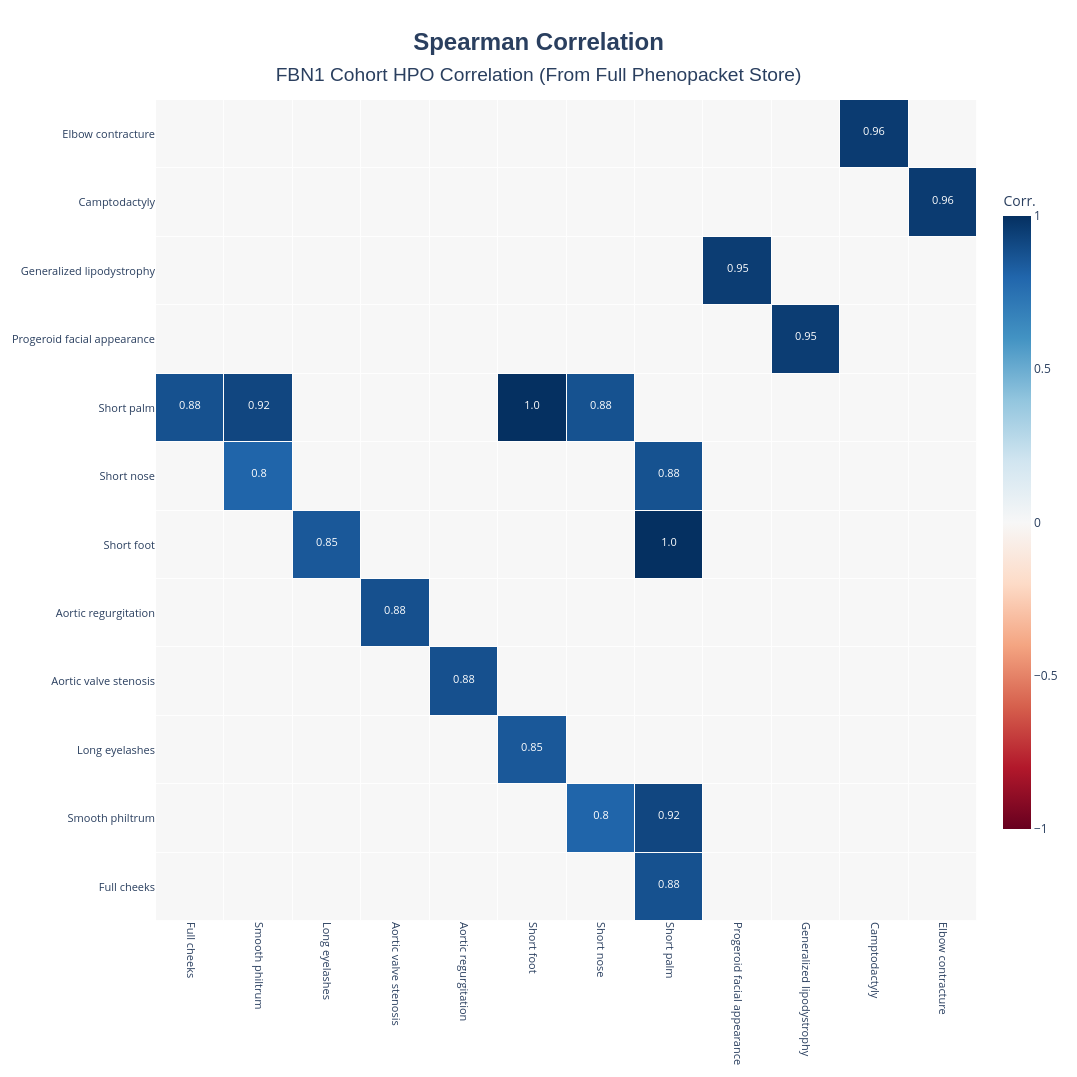

Write notebook code for a chart like this one.
### Markdown cell above
##### **Analyzing Data and Ploting the Heatmap**

### Code cell
correlation_type = CorrelationType.SPEARMAN
# Initialize the HPO statistics analyzer with the filtered HPO matrix and target matrix
hpo_analyzer = HPOStatisticsAnalyzer(
    (all_hpo_matrix_filtered,target_hpo_matrix[1]), 
    min_individuals_for_correlation_test=30)

# Compute the correlation and p-value matrices using Spearman correlation
hpo_analyzer.compute_correlation_matrix(correlation_type, n_jobs=32)
hpo_analyzer.save_correlation_results(
    output_file='hpo_correlation_results_fbn1_full_store.csv'
)
# Plot the correlation heatmap with significance markers
hpo_analyzer.plot_correlation_heatmap_with_significance(
    correlation_type.value,
    lower_bound=-0.8,
    upper_bound=0.8,
    title_name="FBN1 Cohort HPO Correlation (From Full Phenopacket Store)" 
)

### Figure 1 — Plotly figure (JSON) as saved in the notebook; plotly's stock layout.template omitted (floating-point values rounded to 4 significant figures; data arrays with more than 128 entries replaced by an {"elided": "..."} marker saying what was removed)
{"data": [{"colorbar": {"len": 0.8, "thickness": 28, "title": {"text": "Corr."}}, "colorscale": [[0, "rgb(103,0,31)"], [0.1, "rgb(178,24,43)"], [0.2, "rgb(214,96,77)"], [0.3, "rgb(244,165,130)"], [0.4, "rgb(253,219,199)"], [0.5, "rgb(247,247,247)"], [0.6, "rgb(209,229,240)"], [0.7, "rgb(146,197,222)"], [0.8, "rgb(67,147,195)"], [0.9, "rgb(33,102,172)"], [1, "rgb(5,48,97)"]], "hoverinfo": "text", "hovertext": {"elided": "12x12 str values"}, "text": {"elided": "12x12 str values"}, "texttemplate": "<span style='font-size:11px'>%{text}</span>", "type": "heatmap", "x": ["Full cheeks", "Smooth philtrum", "Long eyelashes", "Aortic valve stenosis", "Aortic regurgitation", "Short foot", "Short nose", "Short palm", "Progeroid facial appearance", "Generalized lipodystrophy", "Camptodactyly", "Elbow contracture"], "xgap": 1, "y": ["Full cheeks", "Smooth philtrum", "Long eyelashes", "Aortic valve stenosis", "Aortic regurgitation", "Short foot", "Short nose", "Short palm", "Progeroid facial appearance", "Generalized lipodystrophy", "Camptodactyly", "Elbow contracture"], "ygap": 1, "z": {"elided": "12x12 float values"}, "zmax": 1, "zmid": 0, "zmin": -1}], "layout": {"height": 1077, "plot_bgcolor": "rgba(240,240,240,0.1)", "title": {"font": {"family": "Arial", "size": 24}, "text": "<b>Spearman Correlation</b><br><span style='font-size:0.8em'>FBN1 Cohort HPO Correlation (From Full Phenopacket Store)</span>", "x": 0.5, "xanchor": "center", "yanchor": "top"}, "width": 1077, "xaxis": {"tickangle": 90, "tickfont": {"size": 11}}, "yaxis": {"scaleanchor": "x", "scaleratio": 1, "tickfont": {"size": 11}}}}
